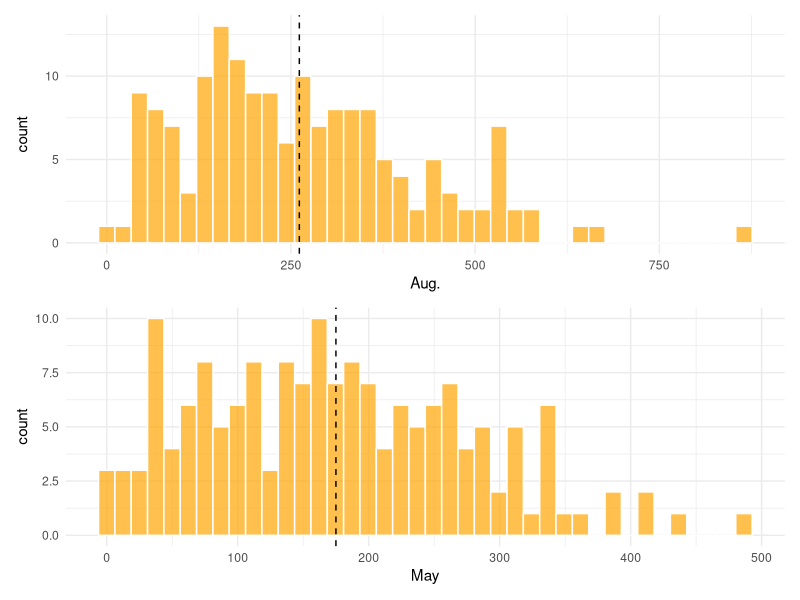
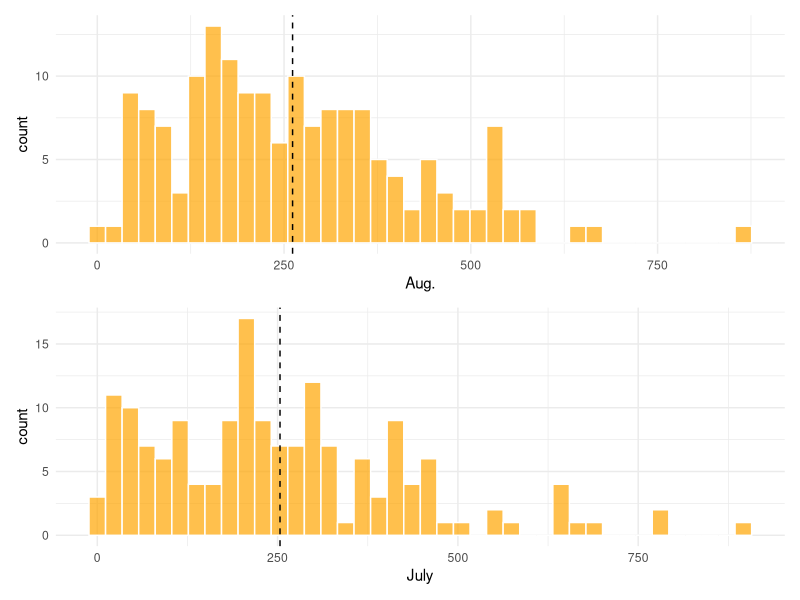
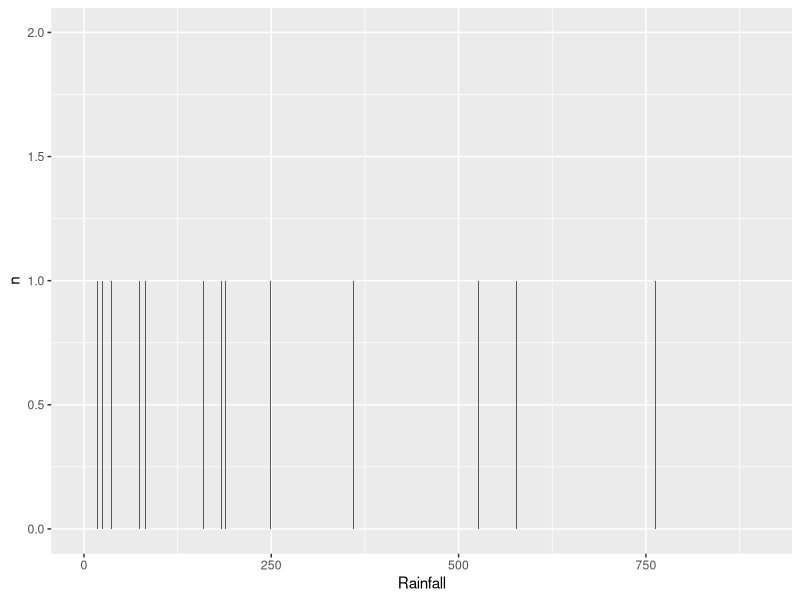
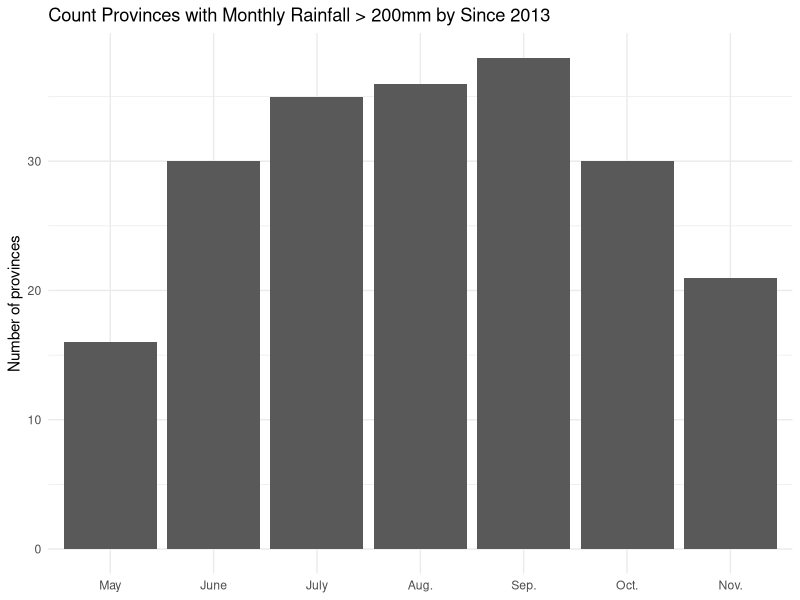
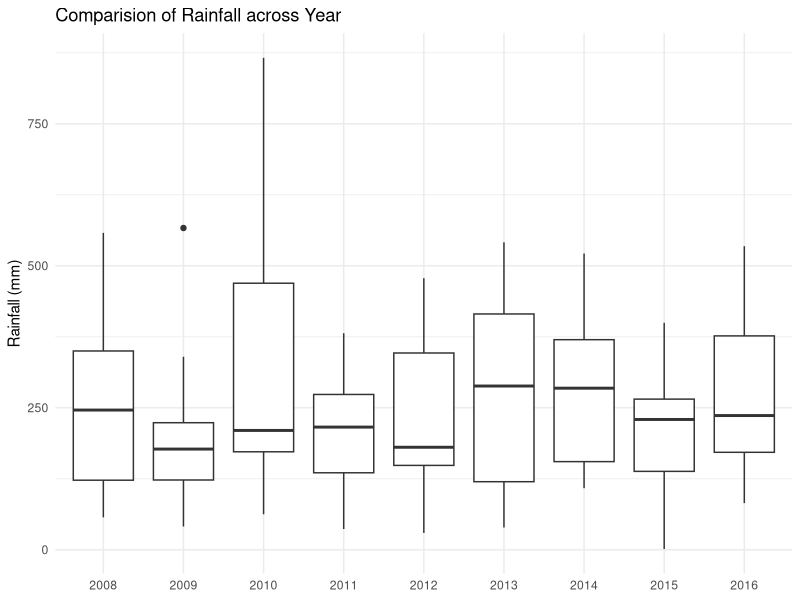
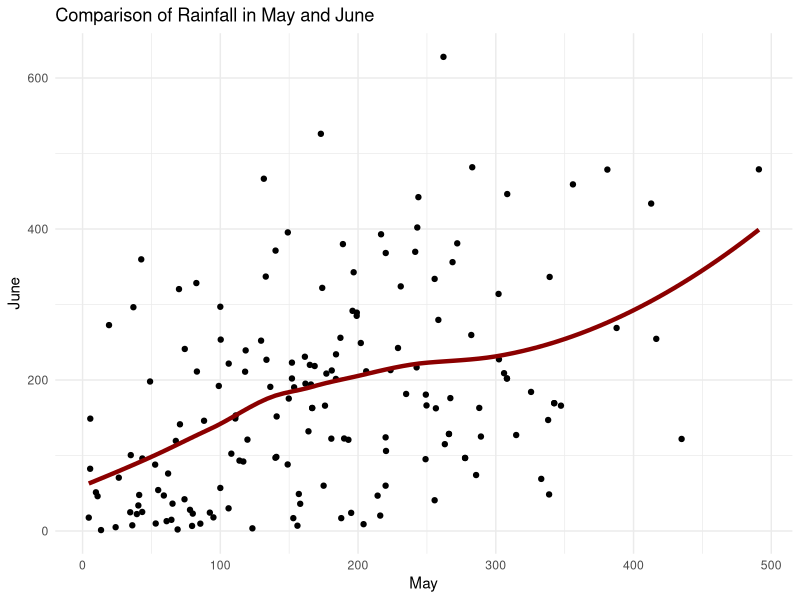
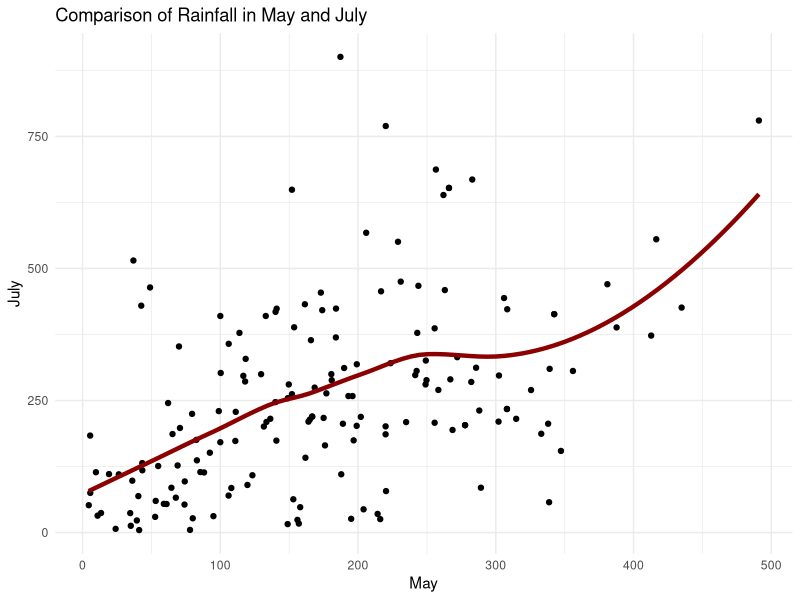
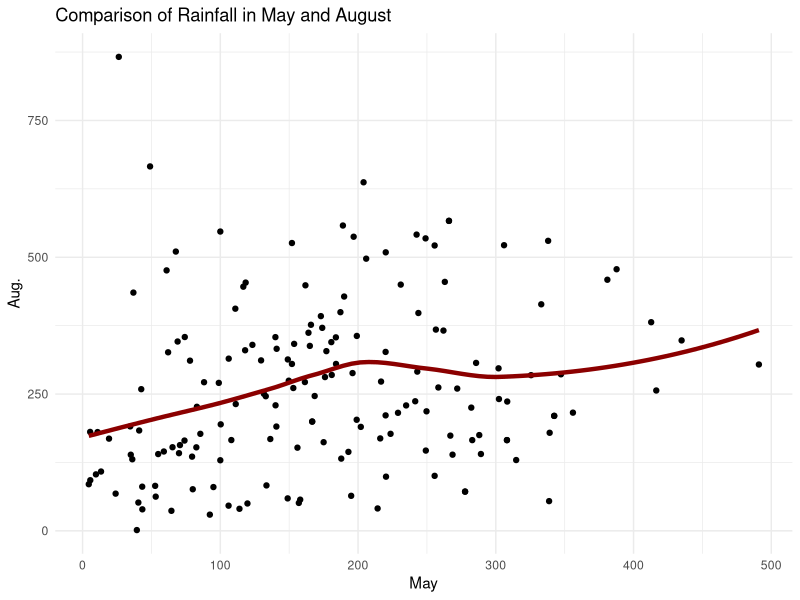

Source code (R) for these figures, in order:

library(tidyr)
library(dplyr)
library(ggplot2)
# install.packages("devtools")
library(patchwork)
read_csv <- readr::read_csv


# Import data -------------------------------------------------------------

df_base <- read_csv("Day 1/Dataset references/MonthlyRainfall_mm_ByProvince.csv")

head(df_base)
dim(df_base)
df_clean <- na.omit(df_base) # remove rows with missing values

describe <- function(df, col) {
    summary(df[[col]])
}

describe(df_clean, "May")
describe(df_clean, "Aug.")
summary(df_clean)

hist_rain <- function(df, col1, col2, num_bins = 30) {

    # unquote variable
    col1_q <- enquo(col1)
    col2_q <- enquo(col2)
    col1_c <- as.character(substitute(col1))
    col2_c <- as.character(substitute(col2))

    p1 <- ggplot(df, aes(!!col1_q)) +
        geom_histogram(color = "white",
                       fill = "orange",
                       bins = num_bins,
                       alpha = 0.7) +
        geom_vline(xintercept = mean(df[[col1_c]], na.rm = TRUE),
                   linetype = "dashed") +
        theme_minimal()

    p2 <- ggplot(df, aes(!!col2_q)) +
        geom_histogram(color = "white",
                       fill = "orange",
                       bins = num_bins,
                       alpha = 0.7) +
        geom_vline(xintercept = mean(df[[col2_c]], na.rm = TRUE),
                   linetype = "dashed") +
        theme_minimal()
    p1 + p2 + plot_layout(ncol = 1)
}

hist_rain(df_clean, Aug., May, num_bins = 40)
hist_rain(df_clean, Aug., July, num_bins = 40)


# -------------------------------------------------------------------------

df_clean %>%
    filter(Year >= 2015) %>%
    gather(key = "Month", value = "Rainfall", -Year, -Province) %>%
    group_by(Rainfall) %>%
    summarise(n = n()) %>%
    ggplot(aes(Rainfall, n)) +
    geom_col()


bar_histogram <- function(df, from) {

}


# -------------------------------------------------------------------------


count_heavy_rain_days <- function(df, from = 2013) {
    from <- as.numeric(from)
    month_levels <- c("May", "June", "July", "Aug.", "Sep.", "Oct.", "Nov.")
    out <- df %>%
        filter(Year >= from) %>%
        gather(key = "Month", value = "Rainfall", -Year, -Province) %>%
        filter(Rainfall > 200) %>%
        group_by(Month) %>%
        summarise(N_Province = n())
    out$Month <- factor(out$Month, levels = month_levels)
    out
}

count_heavy_rain_days(df_clean, 2013)

plot_heavy_rain_days <- function(df, from) {
    dta <- count_heavy_rain_days(df, from = from)
    ggplot(dta, aes(Month, N_Province)) +
        geom_col() +
        labs(x = NULL, y = "Number of provinces",
             title = paste0("Count Provinces with Monthly Rainfall > 200mm by Since ", from)) +
        theme_minimal()
}

plot_heavy_rain_days(df_clean, 2013)

# -------------------------------------------------------------------------

box_plot <- function(df, month, from) {
    month_q <- enquo(month)
    from_q <- enquo(from)
    dta <- filter(df, Year >= !!from)

    ggplot(dta, aes(factor(Year), !!month_q)) +
        geom_boxplot() +
        labs(x = NULL, y = "Rainfall (mm)") +
        ggtitle("Comparision of Rainfall across Year") +
        theme_minimal()
}

box_plot(df_clean, Aug., from = 2008)

# -------------------------------------------------------------------------

scatter_plot <- function(df, col1, col2, title) {
    col1_q <- enquo(col1)
    col2_q <- enquo(col2)
    ggplot(df, aes(!!col1_q, !!col2_q)) +
        geom_point() +
        geom_smooth(se = FALSE, col = "red4", size = 1.5) +
        theme_minimal() +
        labs(title = title)
}

scatter_plot(df_clean, May, June, "Comparison of Rainfall in May and June")
scatter_plot(df_clean, May, July, "Comparison of Rainfall in May and July")
scatter_plot(df_clean, May, Aug., "Comparison of Rainfall in May and August")
scatter_plot(df_clean, May, Sep., "Comparison of Rainfall in May and September")


























